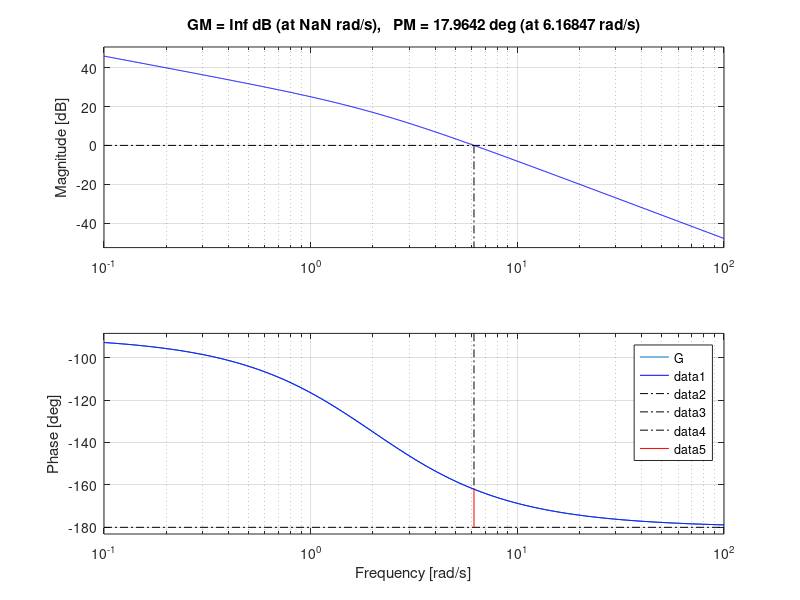
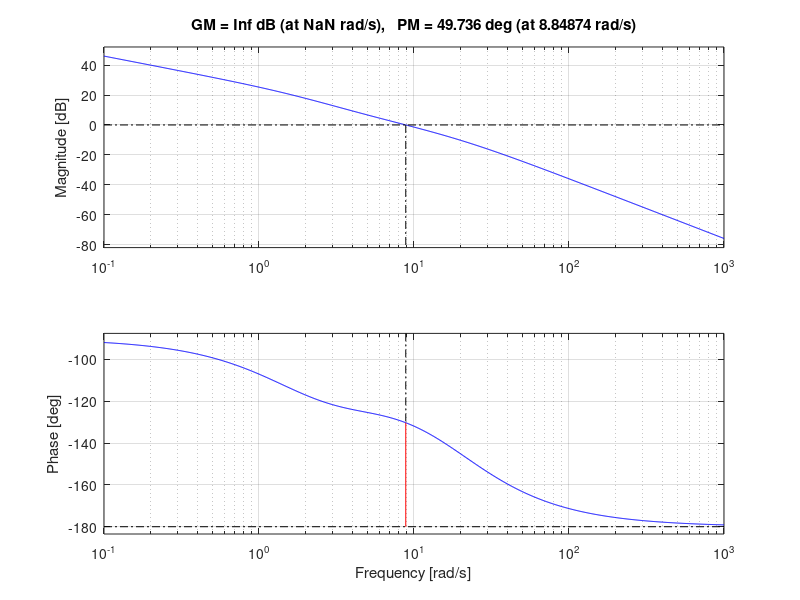

Recreate these plots in MATLAB, in order.
% % Compensador en adelanto
% Kc = 1;
% alfa = 0.1;
% T = 1;
% 
% Gc = Kc*alfa*tf([T,1],[alfa*T,1])
% 
% bode(Gc)
% nyquist(Gc)

% Ejemplo
G = tf(4,[1,2,0])
margin(G)

% paso 1: cumplir con constante de errrr
K=10;
G1=K*G;
figure(1)
bode(G)
hold on
margin(G1)
hold off
% Paso2: Angulo del companesador
phi = 37; % 32 para llegar a 50 y 5 grados más por modificacion de frecuancia de cruce de ganancia
% paso3: Calcular alfa
alfa = (1-sind(phi))/(1+sind(phi))

% paso 4. wm
magGcawm = 20*log10(1/sqrt(alfa))

wc = 8.84;
% paso 5
sz = sqrt(alfa)*wc
sp = wc/sqrt(alfa)
Gc1 = tf([1,sz],[1,sp])
Kc = K/alfa;
Gc = Kc*Gc1
figure
margin(G*Gc)
